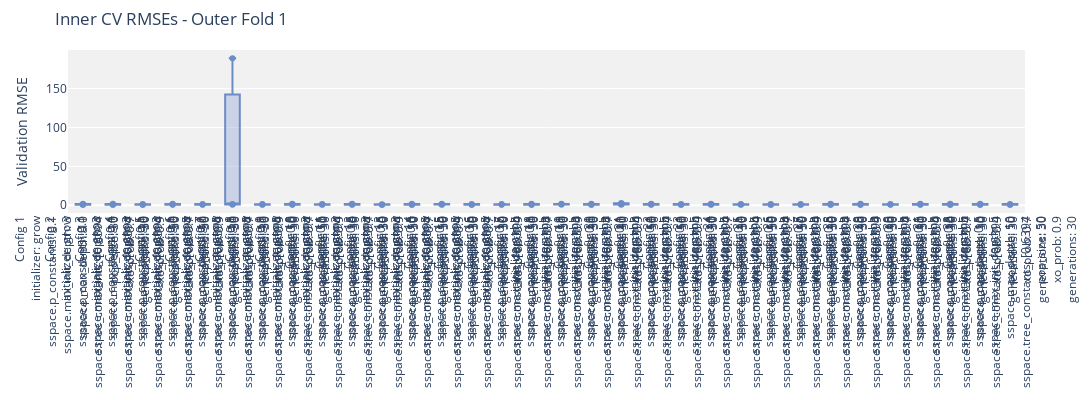
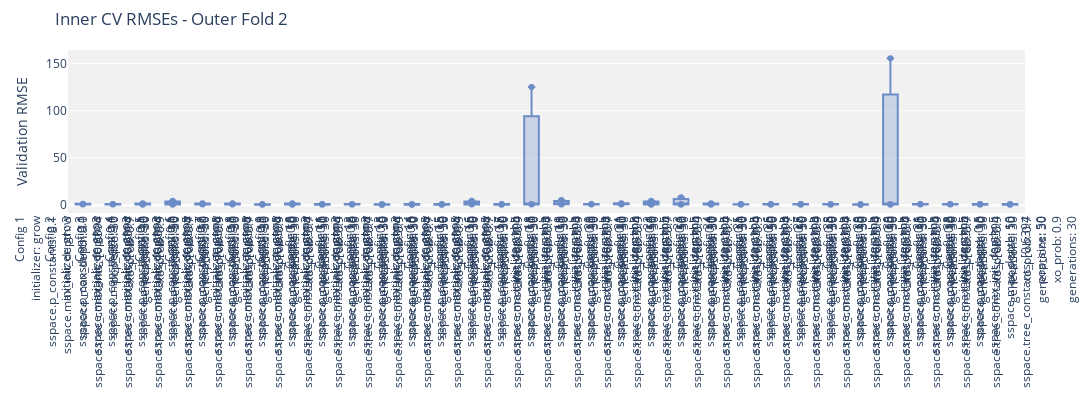
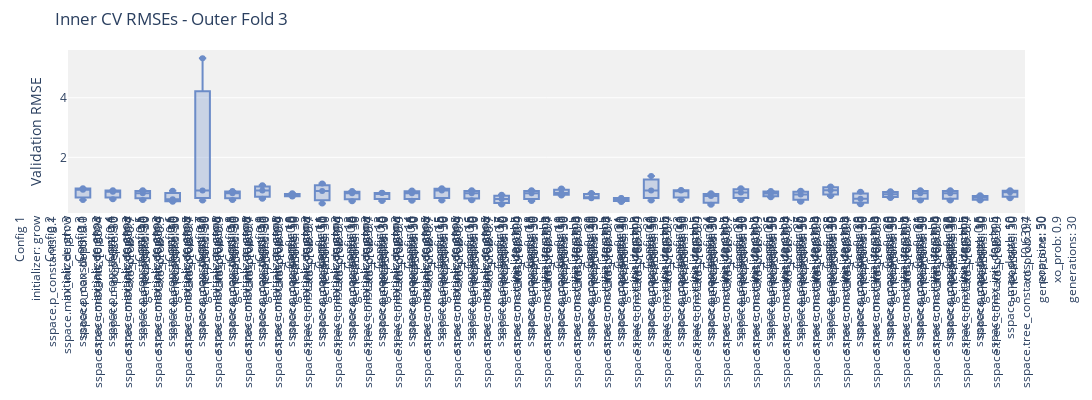
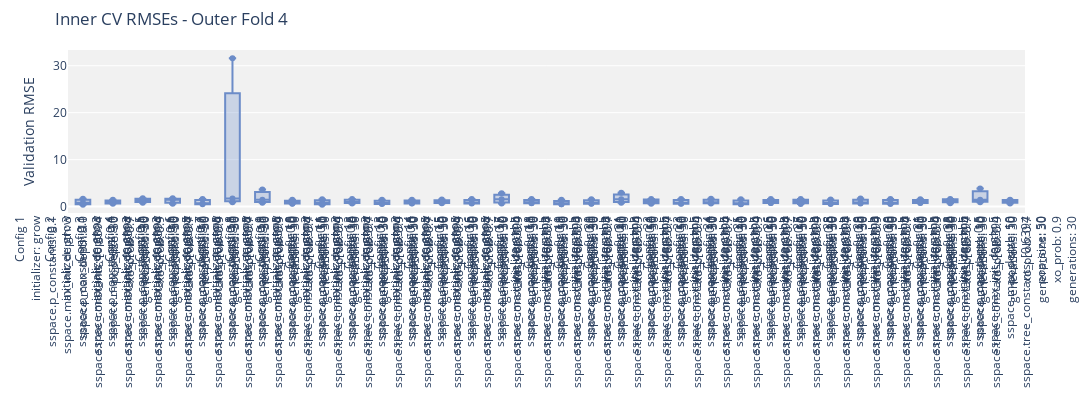

Here is the notebook cell these charts were saved with, in order:
### Markdown cell above
| **Parameter**        | **Test Values**                                | **Why ??**                                                                                             |
| -------------------- | ----------------------------------------------------- | ----------------------------------------------------------------------------------------------------------------------------------------------- |
| `init_depth`         | `[3, 5]`                                              | Smaller initial trees (shallow depth) reduce the risk of overfitting early on. With 96 entries, you want simplicity and better generalization.  |
| `max_depth`          | `[10]`                                             | Limits the model's complexity. Deep trees overfit easily on small datasets. Capping depth avoids bloated or overly specific programs.           |
| `tree_constants`     | `[random.uniform(0, 1) for _ in range(9)] + [-1.]`    | Constants allow models to fine-tune predictions. Using a limited, balanced range prevents excessive reliance on constants (avoids "bloat").     |
| `p_constants`        | `[0.1, 0.5]`                                          | High constant probability makes the tree more about constants than structure. This is dangerous for small data — prefer 10–20% range.           |
| `tree_functions`     | `['add', 'subtract', 'multiply', 'divide']` | Basic arithmetic gives expressive power. `protected_divide` avoids runtime errors. Don’t add too many functions — it increases search space.    |
| `pop_size`           | `[20, 30, 50]`                                        | Small datasets don’t need huge populations. Lower sizes = faster runs and still enough diversity. 20–50 is a good starting point.               |
| `p_xo`               | `[0.7, 0.9]`                                          | Crossover (recombination) promotes diversity and generalization. On small data, too much crossover (close to 1.0) might disrupt good solutions. |
| `initializer`        | `"grow", "rhh"`                                       | `grow` creates variable-sized trees. `rhh` mixes it with `full`, adding diversity. `full` alone — it tends to create deep, overfit trees. |
| `elitism`            | `[True]`                                              | Keep the best solution in each generation. With few samples, losing the best-performing individual can seriously hurt performance.              |
| `n_iter`             | `30`                                                  | Reasonable trade-off between computation and convergence. Too many iterations with small data can lead to overfitting.                          |

### Code cell
TREE_CONSTANTS = [random.uniform(0, 1) for _ in range(9)] + [-1.]
param_grid = {
    'initializer': ['grow', 'rhh'],
    'sspace.p_constants': [0.1, 0.5], 
    'sspace.max_init_depth': [3, 5],
    'sspace.max_depth': [10],
    'sspace.tree_constants': [TREE_CONSTANTS],
    'pop_size': [30, 50],
    'xo_prob': [0.7, 0.9],
    'generations': [30],
}

# Seeds to test
seeds = [42, 123, 456]  # You can change these to any seeds you prefer

# Store results from all seeds
all_scores = []
all_best_models = []
all_results = []
all_validation = []

for seed in seeds:
    print(f"\n=== Running with seed: {seed} ===\n")
    
    # Set random seeds for reproducibility
    random.seed(seed)
    np.random.seed(seed)
    torch.manual_seed(seed)
    
    # Run the experiment
    scores, best_models, df_results, val_results = nested_cv_gp_slim_gsgp(
        X=X, y=y,
        param_grid=param_grid,
        gp_class=gp,
        k_outer=5, k_inner=3,
        seed=seed
    )
    
    # Store results
    all_scores.append(scores)
    all_best_models.append(best_models)
    all_results.append(df_results)
    all_validation.append(val_results)
